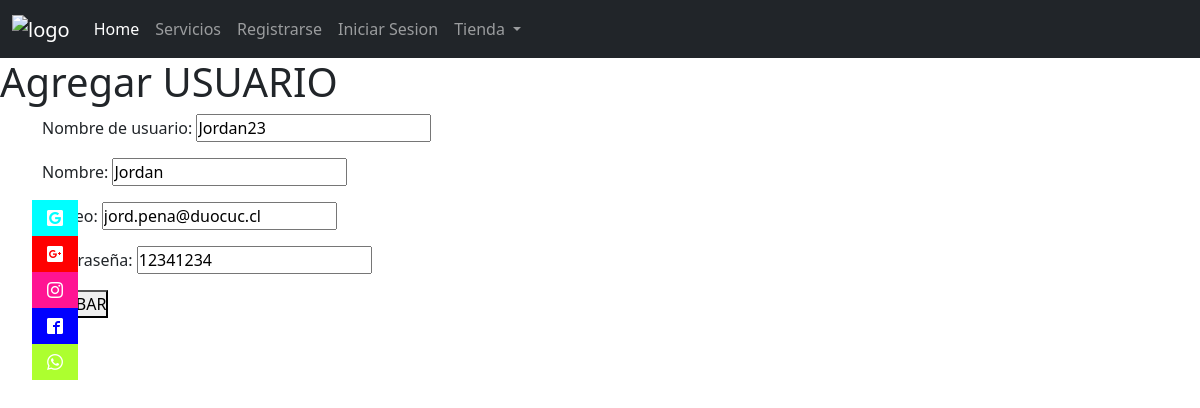
Page /usuario/edit_usuario/10 on the committed database.
### Usuario/models.py (models this page shows)
class Usuario (models.Model):
    username = models.CharField(max_length=30)
    nombre = models.CharField(max_length=50)
    email = models.EmailField(max_length=50)
    password= models.CharField(max_length=128)

### Usuario/views.py (the view)
# urls.py: path('edit_usuario/<int:pk>', views.UserUpdate.as_view(), name='edit_usuario'),
class UserUpdate(UpdateView):
    model = Usuario
    form_class = RegistroForm
    template_name = 'Usuario/usuario_form.html'
    success_url = reverse_lazy('usuario_list')

### Usuario/forms.py
class RegistroForm(forms.ModelForm):
    class Meta:
        model = Usuario
        fields = [
                'username',
                'nombre',
                'email',
                'password',
            ]
        labels = {
                'username': 'Nombre de usuario',
                'nombre': 'Nombre',
                'email': 'Correo',
                'password': 'Contraseña',
        }

### app/templates/Usuario/usuario_form.html
{% extends 'app/base.html' %}
{% block registrar %}
    <h1>Agregar USUARIO</h1>
    <div class="content container">
    <form method="POST">
        {% csrf_token %} {{ form.as_p }}
        <button type="submit">GRABAR</button>
    </form>
    </div>
{% endblock %}

### app/static/app/css/estilos.css (style rules this page uses)
* { margin: 0; padding: 0; -webkit-box-sizing: border-box; -moz-box-sizing: border-box; box-sizing: border-box; }

### rows in the picture
Usuario: username "Jordan23", nombre "Jordan", email "jord.pena@duocuc.cl", password "12341234"
